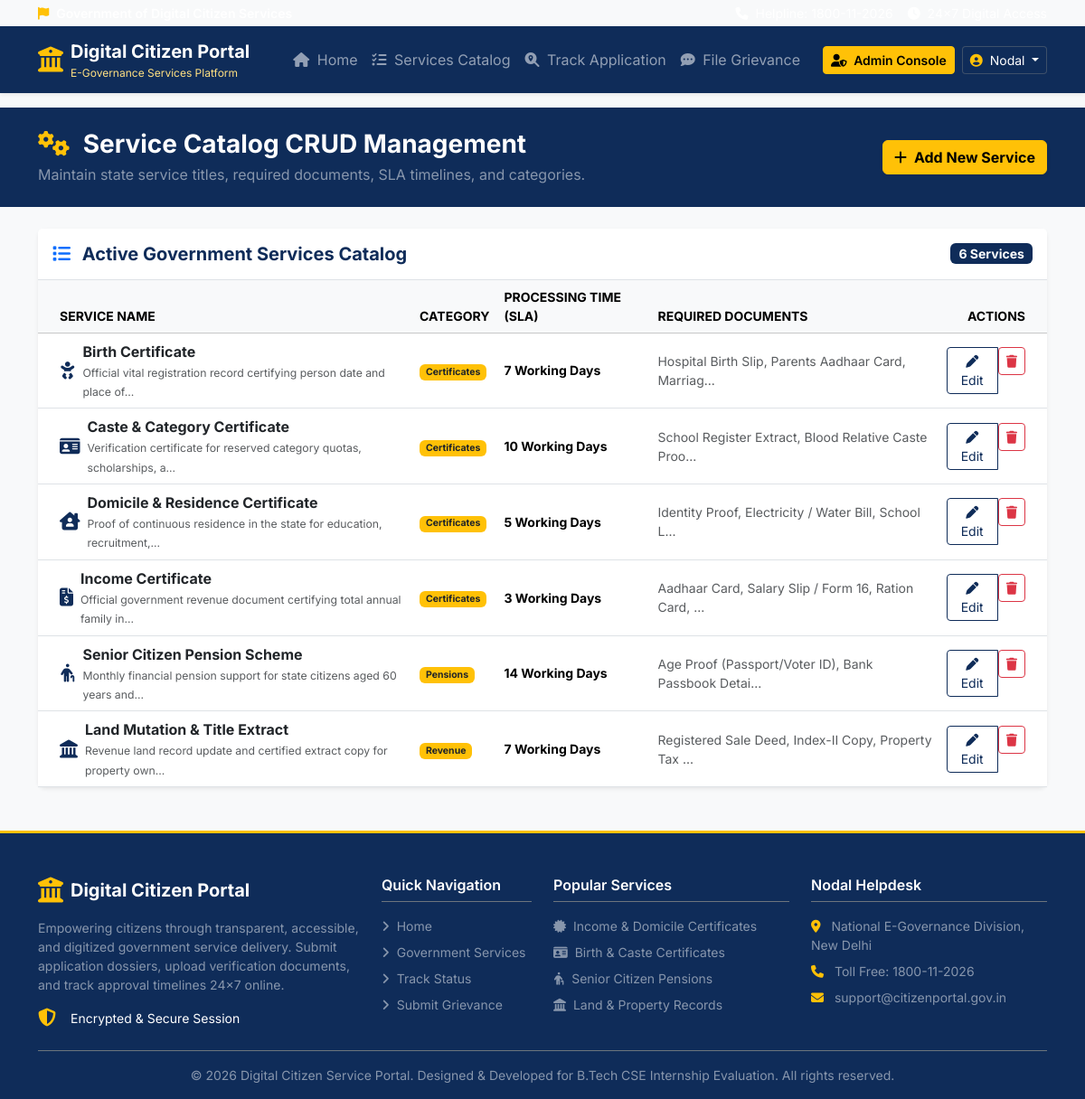
Page /admin/services (signed in) on the committed database.
### app/models.py (models this page shows, shortened)
class User(UserMixin, db.Model):
    __tablename__ = 'users'
    id = db.Column(db.Integer, primary_key=True)
    name = db.Column(db.String(120), nullable=False)
    email = db.Column(db.String(120), unique=True, nullable=False, index=True)
    mobile = db.Column(db.String(15), nullable=False)
    password_hash = db.Column(db.String(256), nullable=False)
    role = db.Column(db.String(20), nullable=False, default='citizen') # 'citizen' or 'admin'
    address = db.Column(db.Text, nullable=True)
    state = db.Column(db.String(80), nullable=True)
    district = db.Column(db.String(80), nullable=True)
    created_at = db.Column(db.DateTime, default=datetime.utcnow)
    applications = db.relationship('Application', backref='user', lazy=True, cascade="all, delete-orphan")
    grievances = db.relationship('Grievance', backref='user', lazy=True)
    notifications = db.relationship('Notification', backref='user', lazy=True, cascade="all, delete-orphan")
    def is_admin(self):
        return self.role == 'admin'

class Service(db.Model):
    __tablename__ = 'services'
    id = db.Column(db.Integer, primary_key=True)
    name = db.Column(db.String(150), nullable=False)
    description = db.Column(db.Text, nullable=False)
    required_documents = db.Column(db.Text, nullable=False) # Store comma-separated or formatted list
    processing_time = db.Column(db.String(50), nullable=False) # e.g. "7 Working Days"
    category = db.Column(db.String(80), nullable=False, default='Certificates') # e.g., Certificates, Pensions, Revenue, Others
    icon = db.Column(db.String(50), default='fa-file-medical')
    created_at = db.Column(db.DateTime, default=datetime.utcnow)
    applications = db.relationship('Application', backref='service', lazy=True)

### app/routes/admin.py (the view)
@admin_bp.route('/services')
@login_required
@admin_required
def services():
    services_list = Service.query.order_by(Service.category, Service.name).all()
    return render_template('admin/services.html', services=services_list)

### app/utils.py (called while the page is built)
def admin_required(f):
    @wraps(f)
    def decorated_function(*args, **kwargs):
        if not current_user.is_authenticated:
            flash('Please log in with administrative credentials.', 'warning')
            return redirect(url_for('auth.login'))
        if not current_user.is_admin():
            flash('Access Denied. Administrative privileges required.', 'danger')
            return redirect(url_for('citizen.dashboard'))
        return f(*args, **kwargs)
    return decorated_function

### app/templates/admin/services.html (shortened to what this page needs)
{% extends "base.html" %}
{% block content %}
<div class="bg-navy text-white py-4 mb-4">
    <div class="container">
        <div class="d-flex flex-wrap justify-content-between align-items-center gap-3">
            <div>
                <h1 class="h3 fw-bold mb-1"><i class="fa-solid fa-gears text-warning me-2"></i> Service Catalog CRUD Management</h1>
                <p class="text-white-50 mb-0">Maintain state service titles, required documents, SLA timelines, and categories.</p>
            </div>
            <div>
                <a href="{{ url_for('admin.add_service') }}" class="btn btn-warning fw-bold shadow-sm">
                    <i class="fa-solid fa-plus me-1"></i> Add New Service
                </a>
            </div>
        </div>
    </div>
</div>
<div class="container pb-5">
    <div class="card border-0 shadow-sm rounded-3">
        <div class="card-header bg-white py-3 border-bottom d-flex justify-content-between align-items-center">
            <h5 class="fw-bold text-navy mb-0"><i class="fa-solid fa-list text-primary me-2"></i> Active Government Services Catalog</h5>
            <span class="badge bg-navy text-white fs-7">{{ services|length }} Services</span>
        </div>
        <div class="card-body p-0">
            {% if services %}
            <div class="table-responsive">
                <table class="table table-hover align-middle mb-0 fs-7">
                    <thead class="table-light text-uppercase text-muted">
                        <tr>
                            <th class="ps-4">Service Name</th>
                            <th>Category</th>
                            <th>Processing Time (SLA)</th>
                            <th>Required Documents</th>
                            <th class="text-end pe-4">Actions</th>
                        </tr>
                    </thead>
                    <tbody>
                        {% for srv in services %}
                        <tr>
                            <td class="ps-4">
                                <div class="d-flex align-items-center gap-2">
                                    <i class="fa-solid {{ srv.icon }} text-navy fs-5"></i>
                                    <div>
                                        <strong class="text-dark fs-6">{{ srv.name }}</strong><br>
                                        <small class="text-muted">{{ srv.description[:70] }}...</small>
                                    </div>
                                </div>
                            </td>
                            <td><span class="badge bg-warning text-dark">{{ srv.category }}</span></td>
                            <td><strong>{{ srv.processing_time }}</strong></td>
                            <td><span class="text-muted">{{ srv.required_documents[:50] }}...</span></td>
                            <td class="text-end pe-4">
                                <div class="btn-group">
                                    <a href="{{ url_for('admin.edit_service', service_id=srv.id) }}" class="btn btn-outline-navy btn-sm" title="Edit Service">
                                        <i class="fa-solid fa-pen"></i> Edit
                                    </a>
                                    <form method="POST" action="{{ url_for('admin.delete_service', service_id=srv.id) }}" onsubmit="return confirm('Are you sure you want to delete service {{ srv.name }}?');" class="d-inline">
                                        <button type="submit" class="btn btn-outline-danger btn-sm" title="Delete Service">
                                            <i class="fa-solid fa-trash"></i>
                                        </button>
                                    </form>
                                </div>
                            </td>
                        </tr>
                        {% endfor %}
                    </tbody>
                </table>
            </div>
            {% else %}
            <div class="text-center py-5">
                <i class="fa-solid fa-folder-open fs-1 text-muted mb-3"></i>
                <h5 class="fw-bold text-navy">No Services Cataloged</h5>
                <p class="text-muted mb-3">Click "Add New Service" to create your first government service entry.</p>
            </div>
            {% endif %}
        </div>
    </div>
</div>
{% endblock %}

### app/templates/components/navbar.html (shortened to what this page needs)
<nav class="navbar navbar-expand-lg navbar-dark bg-navy shadow-sm sticky-top" aria-label="Main navigation">
    <div class="container">
        <a class="navbar-brand d-flex align-items-center gap-2" href="{{ url_for('main.index') }}">
            <i class="fa-solid fa-building-columns fs-3 text-warning"></i>
            <div class="d-flex flex-column">
                <span class="fw-bold tracking-tight text-white fs-5 leading-tight">Digital Citizen Portal</span>
                <span class="fs-8 text-warning-light">E-Governance Services Platform</span>
            </div>
        </a>
        <div class="collapse navbar-collapse" id="navbarMain">
            <ul class="navbar-nav me-auto mb-2 mb-lg-0 ms-lg-4">
                <li class="nav-item">
                    <a class="nav-link {% if request.endpoint == 'main.index' %}active fw-semibold{% endif %}" href="{{ url_for('main.index') }}">
                        <i class="fa-solid fa-house me-1"></i> Home
                    </a>
                </li>
                <li class="nav-item">
                    <a class="nav-link {% if request.endpoint == 'main.services' %}active fw-semibold{% endif %}" href="{{ url_for('main.services') }}">
                        <i class="fa-solid fa-list-check me-1"></i> Services Catalog
                    </a>
                </li>
                <li class="nav-item">
                    <a class="nav-link {% if request.endpoint == 'main.track' %}active fw-semibold{% endif %}" href="{{ url_for('main.track') }}">
                        <i class="fa-solid fa-magnifying-glass-location me-1"></i> Track Application
                    </a>
                </li>
                <li class="nav-item">
                    <a class="nav-link {% if request.endpoint == 'main.grievance' %}active fw-semibold{% endif %}" href="{{ url_for('main.grievance') }}">
                        <i class="fa-solid fa-comment-dots me-1"></i> File Grievance
                    </a>
                </li>
            </ul>
            <div class="d-flex align-items-center gap-2">
                {% if current_user.is_authenticated %}
                    {% if current_user.is_admin() %}
                        <a href="{{ url_for('admin.dashboard') }}" class="btn btn-warning btn-sm fw-semibold">
                            <i class="fa-solid fa-user-shield me-1"></i> Admin Console
                        </a>
                    {% else %}
                        <a href="{{ url_for('citizen.dashboard') }}" class="btn btn-outline-light btn-sm fw-semibold">
                            <i class="fa-solid fa-gauge-high me-1"></i> My Dashboard
                        </a>
                    {% endif %}
                    <div class="dropdown">
                        <button class="btn btn-navy text-white dropdown-toggle border-secondary border-opacity-50 btn-sm" type="button" id="userMenu" data-bs-toggle="dropdown" aria-expanded="false">
                            <i class="fa-solid fa-circle-user text-warning me-1"></i> {{ current_user.name.split()[0] }}
                        </button>
                    </div>
                {% endif %}
            </div>
        </div>
    </div>
</nav>

### app/static/css/style.css (style rules this page uses)
:root { --navy-primary: #0f2c59; --navy-hover: #0a1f40; --gov-yellow: #ffb703; --gov-yellow-hover: #fb8500; --bg-light: #f8f9fa; --font-inter: 'Inter', system-ui, -apple-system, sans-serif; }
body { font-family: var(--font-inter); color: #2b2d42; background-color: var(--bg-light); }
.bg-navy { background-color: var(--navy-primary) !important; }
.text-navy { color: var(--navy-primary) !important; }
.btn-navy { background-color: var(--navy-primary); color: #ffffff; border: 1px solid var(--navy-primary); }
.btn-outline-navy { color: var(--navy-primary); border-color: var(--navy-primary); }
.text-warning-light { color: #ffe082; }
.fs-7 { font-size: 0.875rem; }
.fs-8 { font-size: 0.75rem; }

### rows in the picture
User: name "Nodal"
Service: name "Birth Certificate", description "Official vital registration record certifying person date and place of", category "Certificates", processing_time "7 Working Days", required_documents "Hospital Birth Slip, Parents Aadhaar Card, Marriag"
Service: name "Caste & Category Certificate", description "Verification certificate for reserved category quotas, scholarships, a", category "Certificates", processing_time "10 Working Days", required_documents "School Register Extract, Blood Relative Caste Proo"
Service: name "Domicile & Residence Certificate", description "Proof of continuous residence in the state for education, recruitment,", category "Certificates", processing_time "5 Working Days", required_documents "Identity Proof, Electricity / Water Bill, School L"
Service: name "Income Certificate", description "Official government revenue document certifying total annual family in", category "Certificates", processing_time "3 Working Days", required_documents "Aadhaar Card, Salary Slip / Form 16, Ration Card,"
Service: name "Senior Citizen Pension Scheme", description "Monthly financial pension support for state citizens aged 60 years and", category "Pensions", processing_time "14 Working Days", required_documents "Age Proof (Passport/Voter ID), Bank Passbook Detai"
Service: name "Land Mutation & Title Extract", description "Revenue land record update and certified extract copy for property own", category "Revenue", processing_time "7 Working Days", required_documents "Registered Sale Deed, Index-II Copy, Property Tax"

### other values in the picture
{{ services|length }} "6"
